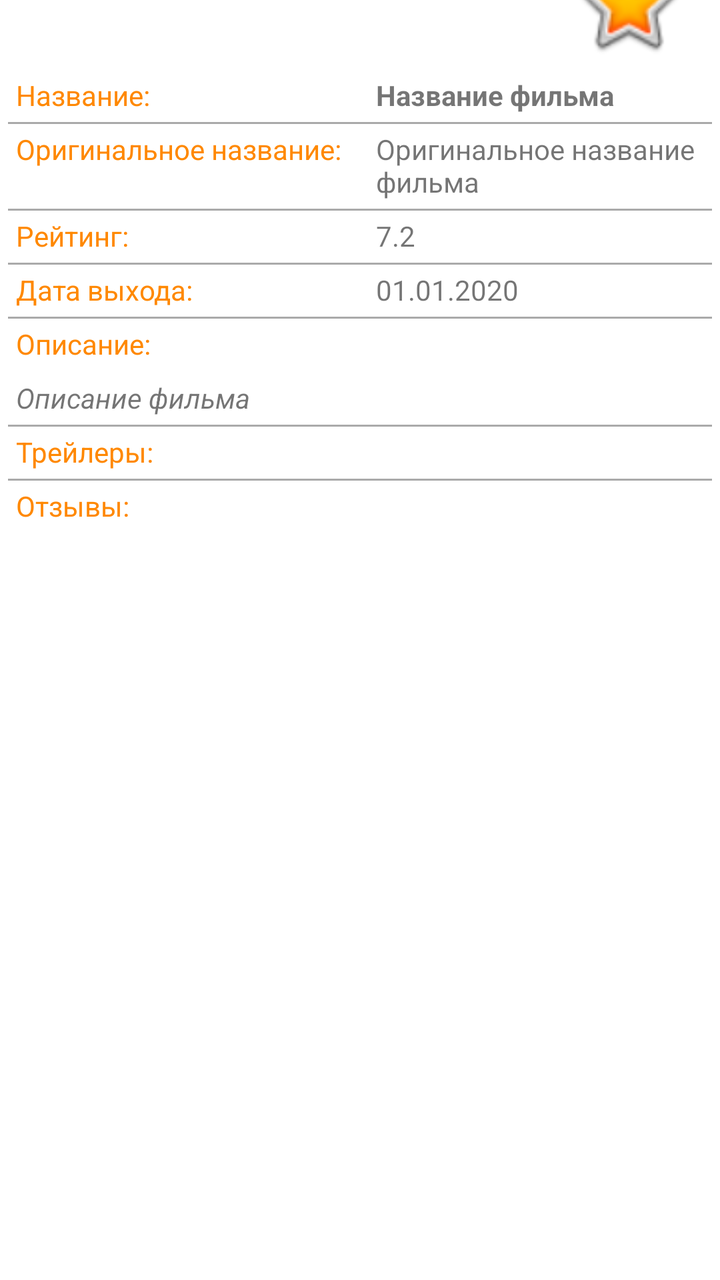
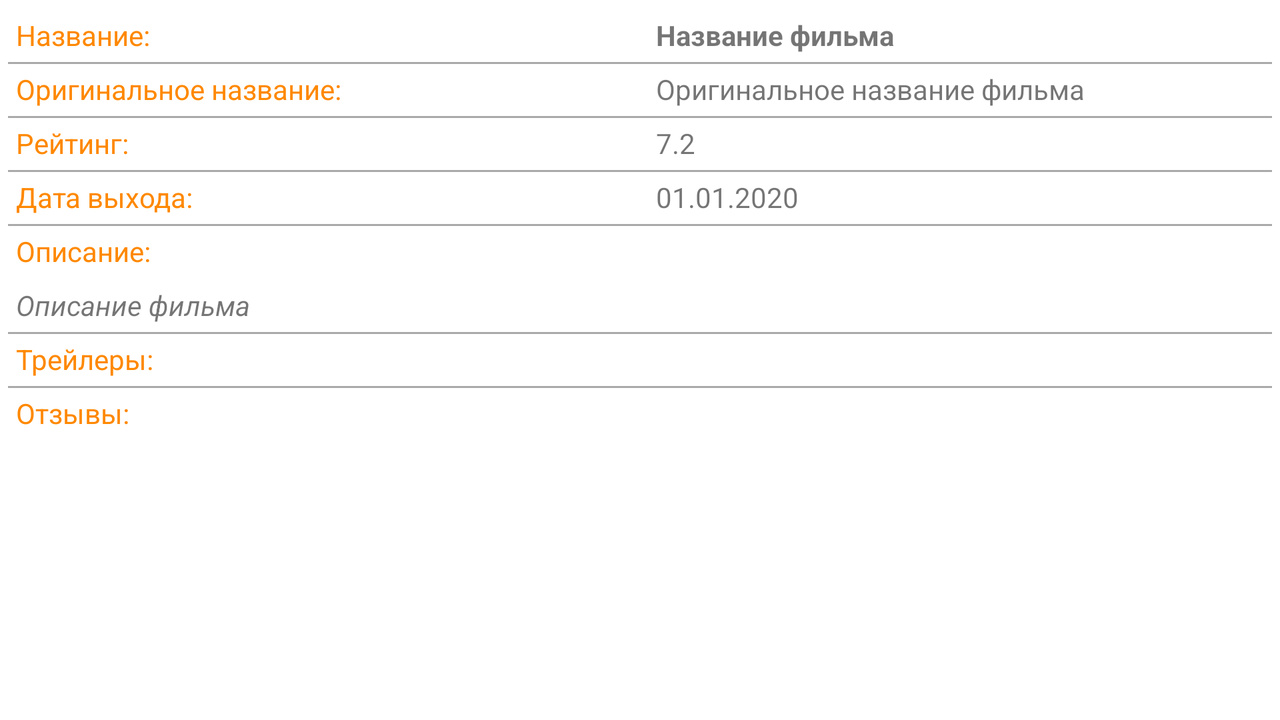

An Android layout and its configuration variant, each rendered on a device that would load it. The default file and the variant file are quoted in full after the pictures.
<!-- AndroidManifest.xml: application theme Theme.MyMoviesKotlin -->
<!-- res/layout/fragment_film_detail.xml -->
<?xml version="1.0" encoding="utf-8"?>
<ScrollView xmlns:android="http://schemas.android.com/apk/res/android"
    xmlns:app="http://schemas.android.com/apk/res-auto"
    xmlns:tools="http://schemas.android.com/tools"
    android:layout_width="match_parent"
    android:layout_height="match_parent">

    <androidx.constraintlayout.widget.ConstraintLayout
        android:layout_width="match_parent"
        android:layout_height="wrap_content">

        <ImageView
            android:id="@+id/bigPoster"
            android:layout_width="0dp"
            android:layout_height="wrap_content"
            android:adjustViewBounds="true"
            android:contentDescription="@string/poster_of_film"
            app:layout_constraintEnd_toEndOf="parent"
            app:layout_constraintStart_toStartOf="parent"
            app:layout_constraintTop_toTopOf="parent"
            tools:src="@drawable/ic_launcher_background" />

        <ImageView
            android:id="@+id/imageViewAddToFavourite"
            android:layout_width="@dimen/button_add_to_favourite_size"
            android:layout_height="@dimen/button_add_to_favourite_size"
            android:layout_marginEnd="@dimen/big_margin"
            android:contentDescription="@string/add_to_favourite_button"
            app:layout_constraintBottom_toBottomOf="@+id/bigPoster"
            app:layout_constraintEnd_toEndOf="parent"
            app:layout_constraintTop_toBottomOf="@+id/bigPoster"
            app:srcCompat="@android:drawable/btn_star_big_on" />

        <include
            android:id="@+id/filmInfo"
            layout="@layout/film_info"
            android:layout_width="0dp"
            android:layout_height="wrap_content"
            app:layout_constraintEnd_toEndOf="parent"
            app:layout_constraintStart_toStartOf="parent"
            app:layout_constraintTop_toBottomOf="@id/imageViewAddToFavourite" />

    </androidx.constraintlayout.widget.ConstraintLayout>

</ScrollView>
<!-- res/layout/film_info.xml (included above) -->
<?xml version="1.0" encoding="utf-8"?>
<androidx.constraintlayout.widget.ConstraintLayout xmlns:android="http://schemas.android.com/apk/res/android"
    xmlns:app="http://schemas.android.com/apk/res-auto"
    xmlns:tools="http://schemas.android.com/tools"
    android:layout_width="match_parent"
    android:layout_height="match_parent">

    <androidx.constraintlayout.widget.Guideline
        android:id="@+id/guidelineCenter"
        android:layout_width="wrap_content"
        android:layout_height="wrap_content"
        android:orientation="vertical"
        app:layout_constraintGuide_percent="0.5" />

    <TextView
        android:id="@+id/textViewLabelTitle"
        style="@style/film_detail_text_view_label_style"
        android:text="@string/film_title"
        app:layout_constraintStart_toStartOf="parent"
        app:layout_constraintTop_toTopOf="parent" />

    <TextView
        android:id="@+id/textViewTitle"
        style="@style/film_detail_text_view_style"
        android:textStyle="bold"
        app:layout_constraintEnd_toEndOf="parent"
        app:layout_constraintStart_toStartOf="@id/guidelineCenter"
        app:layout_constraintTop_toTopOf="parent"
        tools:text="Название фильма" />

    <View
        style="@style/separator_style"
        app:layout_constraintEnd_toEndOf="parent"
        app:layout_constraintStart_toStartOf="parent"
        app:layout_constraintTop_toBottomOf="@id/textViewTitle" />

    <TextView
        android:id="@+id/textViewLabelOriginalTitle"
        style="@style/film_detail_text_view_label_style"
        android:text="@string/film_original_title"
        app:layout_constraintStart_toStartOf="parent"
        app:layout_constraintTop_toBottomOf="@+id/textViewTitle" />

    <TextView
        android:id="@+id/textViewOriginalTitle"
        style="@style/film_detail_text_view_style"
        app:layout_constraintEnd_toEndOf="parent"
        app:layout_constraintStart_toStartOf="@id/guidelineCenter"
        app:layout_constraintTop_toBottomOf="@+id/textViewTitle"
        tools:text="Оригинальное название фильма" />

    <View
        style="@style/separator_style"
        app:layout_constraintEnd_toEndOf="parent"
        app:layout_constraintStart_toStartOf="parent"
        app:layout_constraintTop_toBottomOf="@id/textViewOriginalTitle" />

    <TextView
        android:id="@+id/textViewLabelRating"
        style="@style/film_detail_text_view_label_style"
        android:text="@string/film_rating"
        app:layout_constraintStart_toStartOf="parent"
        app:layout_constraintTop_toBottomOf="@+id/textViewOriginalTitle" />

    <TextView
        android:id="@+id/textViewRating"
        style="@style/film_detail_text_view_style"
        app:layout_constraintEnd_toEndOf="parent"
        app:layout_constraintStart_toStartOf="@id/guidelineCenter"
        app:layout_constraintTop_toBottomOf="@+id/textViewOriginalTitle"
        tools:text="7.2" />

    <View
        style="@style/separator_style"
        app:layout_constraintEnd_toEndOf="parent"
        app:layout_constraintStart_toStartOf="parent"
        app:layout_constraintTop_toBottomOf="@id/textViewRating" />

    <TextView
        android:id="@+id/textViewLabelReleaseDate"
        style="@style/film_detail_text_view_label_style"
        android:text="@string/film_release_date"
        app:layout_constraintStart_toStartOf="parent"
        app:layout_constraintTop_toBottomOf="@+id/textViewRating" />

    <TextView
        android:id="@+id/textViewReleaseDate"
        style="@style/film_detail_text_view_style"
        app:layout_constraintEnd_toEndOf="parent"
        app:layout_constraintStart_toStartOf="@id/guidelineCenter"
        app:layout_constraintTop_toBottomOf="@+id/textViewRating"
        tools:text="01.01.2020" />

    <View
        style="@style/separator_style"
        app:layout_constraintEnd_toEndOf="parent"
        app:layout_constraintStart_toStartOf="parent"
        app:layout_constraintTop_toBottomOf="@id/textViewReleaseDate" />

    <TextView
        android:id="@+id/textViewLabelDescription"
        style="@style/film_detail_text_view_label_style"
        android:text="@string/film_description"
        app:layout_constraintStart_toStartOf="parent"
        app:layout_constraintTop_toBottomOf="@+id/textViewReleaseDate" />

    <TextView
        android:id="@+id/textViewDescription"
        style="@style/film_detail_text_view_style"
        android:textStyle="italic"
        app:layout_constraintEnd_toEndOf="parent"
        app:layout_constraintStart_toStartOf="parent"
        app:layout_constraintTop_toBottomOf="@+id/textViewLabelDescription"
        tools:text="Описание фильма" />

    <View
        style="@style/separator_style"
        app:layout_constraintEnd_toEndOf="parent"
        app:layout_constraintStart_toStartOf="parent"
        app:layout_constraintTop_toBottomOf="@id/textViewDescription" />

    <TextView
        android:id="@+id/textViewLabelTrailers"
        style="@style/film_detail_text_view_label_style"
        android:text="@string/film_trailers"
        app:layout_constraintStart_toStartOf="parent"
        app:layout_constraintTop_toBottomOf="@+id/textViewDescription" />

    <androidx.recyclerview.widget.RecyclerView
        android:id="@+id/recyclerViewTrailers"
        android:layout_width="0dp"
        android:layout_height="wrap_content"
        android:nestedScrollingEnabled="false"
        app:layoutManager="androidx.recyclerview.widget.LinearLayoutManager"
        app:layout_constraintEnd_toEndOf="parent"
        app:layout_constraintStart_toStartOf="parent"
        app:layout_constraintTop_toBottomOf="@id/textViewLabelTrailers" />

    <View
        style="@style/separator_style"
        app:layout_constraintEnd_toEndOf="parent"
        app:layout_constraintStart_toStartOf="parent"
        app:layout_constraintTop_toBottomOf="@id/recyclerViewTrailers" />

    <TextView
        android:id="@+id/textViewLabelReviews"
        style="@style/film_detail_text_view_label_style"
        android:paddingBottom="@dimen/small_margin"
        android:text="@string/film_reviews"
        app:layout_constraintStart_toStartOf="parent"
        app:layout_constraintTop_toBottomOf="@+id/recyclerViewTrailers" />

    <androidx.recyclerview.widget.RecyclerView
        android:id="@+id/recyclerViewReviews"
        android:layout_width="0dp"
        android:layout_height="wrap_content"
        android:nestedScrollingEnabled="false"
        app:layoutManager="androidx.recyclerview.widget.LinearLayoutManager"
        app:layout_constraintEnd_toEndOf="parent"
        app:layout_constraintStart_toStartOf="parent"
        app:layout_constraintTop_toBottomOf="@id/textViewLabelReviews" />

</androidx.constraintlayout.widget.ConstraintLayout>
<!-- resources referenced by this layout -->
<resources>
  <dimen name="big_margin">16dp</dimen>
  <dimen name="button_add_to_favourite_size">60dp</dimen>
  <dimen name="small_margin">4dp</dimen>
  <string name="add_to_favourite_button">Кнопка "Добавить в избранное"</string>
  <string name="film_description">Описание:</string>
  <string name="film_original_title">Оригинальное название:</string>
  <string name="film_rating">Рейтинг:</string>
  <string name="film_release_date">Дата выхода:</string>
  <string name="film_reviews">Отзывы:</string>
  <string name="film_title">Название:</string>
  <string name="film_trailers">Трейлеры:</string>
  <string name="poster_of_film">Постер к фильму</string>
  <style name="film_detail_text_view_label_style">
          <item name="android:layout_width">wrap_content</item>
          <item name="android:layout_height">wrap_content</item>
          <item name="android:layout_marginStart">@dimen/middle_margin</item>
          <item name="android:layout_marginTop">@dimen/middle_margin</item>
          <item name="android:textColor">@android:color/holo_orange_dark</item>
      </style>
  <style name="film_detail_text_view_style">
          <item name="android:layout_width">0dp</item>
          <item name="android:layout_height">wrap_content</item>
          <item name="android:layout_marginStart">@dimen/middle_margin</item>
          <item name="android:layout_marginTop">@dimen/middle_margin</item>
          <item name="android:layout_marginEnd">@dimen/middle_margin</item>
      </style>
  <style name="separator_style">
          <item name="android:layout_width">0dp</item>
          <item name="android:layout_height">@dimen/separator_height_size</item>
          <item name="android:layout_margin">@dimen/small_margin</item>
          <item name="android:background">@android:color/darker_gray</item>
      </style>
  <style name="Theme.MyMoviesKotlin" parent="Theme.MaterialComponents.DayNight.NoActionBar">
          
          <item name="colorPrimary">@color/black</item>
          <item name="colorPrimaryVariant">@color/black</item>
          <item name="colorOnPrimary">@color/white</item>
          
          <item name="colorSecondary">@color/teal_200</item>
          <item name="colorSecondaryVariant">@color/teal_700</item>
          <item name="colorOnSecondary">@color/black</item>
          
          <item name="android:statusBarColor" tools:targetApi="l">?attr/colorPrimaryVariant</item>
          
          <item name="android:navigationBarColor">@android:color/black</item>
      </style>
  <dimen name="middle_margin">8dp</dimen>
  <dimen name="separator_height_size">1dp</dimen>
  <color name="black">#FF000000</color>
  <color name="white">#FFFFFFFF</color>
  <color name="teal_200">#FF03DAC5</color>
  <color name="teal_700">#FF018786</color>
</resources>
<!-- res/layout-land/fragment_film_detail.xml (the repository's variant of the layout above) -->
<!-- drawn on the phone turned sideways -->
<?xml version="1.0" encoding="utf-8"?>
<androidx.constraintlayout.widget.ConstraintLayout xmlns:android="http://schemas.android.com/apk/res/android"
    xmlns:app="http://schemas.android.com/apk/res-auto"
    xmlns:tools="http://schemas.android.com/tools"
    android:layout_width="match_parent"
    android:layout_height="match_parent">

    <ImageView
        android:id="@+id/bigPoster"
        android:layout_width="wrap_content"
        android:layout_height="0dp"
        android:adjustViewBounds="true"
        android:contentDescription="@string/poster_of_film"
        app:layout_constraintBottom_toBottomOf="parent"
        app:layout_constraintStart_toStartOf="parent"
        app:layout_constraintTop_toTopOf="parent"
        tools:src="@drawable/ic_launcher_background" />

    <ImageView
        android:id="@+id/imageViewAddToFavourite"
        android:layout_width="@dimen/button_add_to_favourite_size"
        android:layout_height="@dimen/button_add_to_favourite_size"
        android:layout_marginEnd="@dimen/middle_margin"
        android:layout_marginTop="@dimen/middle_margin"
        android:contentDescription="@string/add_to_favourite_button"
        app:layout_constraintEnd_toEndOf="@id/bigPoster"
        app:layout_constraintTop_toTopOf="@+id/bigPoster"
        app:srcCompat="@android:drawable/btn_star_big_on" />

    <ScrollView
        android:layout_width="0dp"
        android:layout_height="0dp"
        app:layout_constraintBottom_toBottomOf="parent"
        app:layout_constraintEnd_toEndOf="parent"
        app:layout_constraintStart_toEndOf="@id/bigPoster"
        app:layout_constraintTop_toTopOf="parent">

        <include
            android:id="@+id/filmInfo"
            layout="@layout/film_info"
            android:layout_width="match_parent"
            android:layout_height="wrap_content" />

    </ScrollView>

</androidx.constraintlayout.widget.ConstraintLayout>
<!-- resources referenced by the variant -->
<!-- as the phone turned sideways resolves them -->
<resources>
  <dimen name="button_add_to_favourite_size">60dp</dimen>
  <dimen name="middle_margin">8dp</dimen>
  <dimen name="small_margin">4dp</dimen>
  <string name="add_to_favourite_button">Кнопка "Добавить в избранное"</string>
  <string name="film_description">Описание:</string>
  <string name="film_original_title">Оригинальное название:</string>
  <string name="film_rating">Рейтинг:</string>
  <string name="film_release_date">Дата выхода:</string>
  <string name="film_reviews">Отзывы:</string>
  <string name="film_title">Название:</string>
  <string name="film_trailers">Трейлеры:</string>
  <string name="poster_of_film">Постер к фильму</string>
  <style name="film_detail_text_view_label_style">
          <item name="android:layout_width">wrap_content</item>
          <item name="android:layout_height">wrap_content</item>
          <item name="android:layout_marginStart">@dimen/middle_margin</item>
          <item name="android:layout_marginTop">@dimen/middle_margin</item>
          <item name="android:textColor">@android:color/holo_orange_dark</item>
      </style>
  <style name="film_detail_text_view_style">
          <item name="android:layout_width">0dp</item>
          <item name="android:layout_height">wrap_content</item>
          <item name="android:layout_marginStart">@dimen/middle_margin</item>
          <item name="android:layout_marginTop">@dimen/middle_margin</item>
          <item name="android:layout_marginEnd">@dimen/middle_margin</item>
      </style>
  <style name="separator_style">
          <item name="android:layout_width">0dp</item>
          <item name="android:layout_height">@dimen/separator_height_size</item>
          <item name="android:layout_margin">@dimen/small_margin</item>
          <item name="android:background">@android:color/darker_gray</item>
      </style>
  <style name="Theme.MyMoviesKotlin" parent="Theme.MaterialComponents.DayNight.NoActionBar">
          
          <item name="colorPrimary">@color/black</item>
          <item name="colorPrimaryVariant">@color/black</item>
          <item name="colorOnPrimary">@color/white</item>
          
          <item name="colorSecondary">@color/teal_200</item>
          <item name="colorSecondaryVariant">@color/teal_700</item>
          <item name="colorOnSecondary">@color/black</item>
          
          <item name="android:statusBarColor" tools:targetApi="l">?attr/colorPrimaryVariant</item>
          
          <item name="android:navigationBarColor">@android:color/black</item>
      </style>
  <dimen name="separator_height_size">1dp</dimen>
  <color name="black">#FF000000</color>
  <color name="white">#FFFFFFFF</color>
  <color name="teal_200">#FF03DAC5</color>
  <color name="teal_700">#FF018786</color>
</resources>
